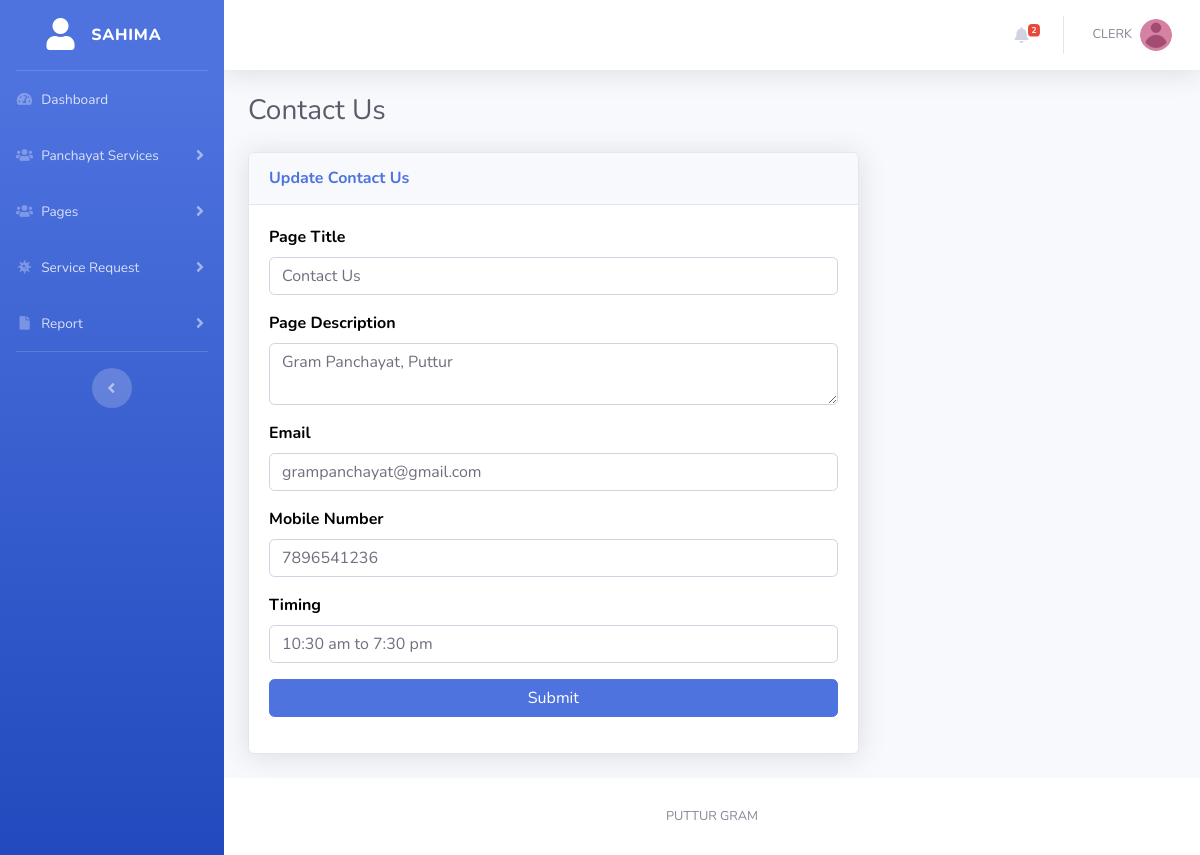
Screenshot of /admin/contact-us.php (signed in) with the database file from the repository.
### tables this page shows
CREATE TABLE `tblpage` (
  `ID` int(10) NOT NULL,
  `PageType` varchar(200) DEFAULT NULL,
  `PageTitle` mediumtext DEFAULT NULL,
  `PageDescription` mediumtext DEFAULT NULL,
  `Email` varchar(200) DEFAULT NULL,
  `MobileNumber` bigint(10) DEFAULT NULL,
  `UpdationDate` date DEFAULT NULL,
  `Timing` varchar(200) NOT NULL
);

### admin/contact-us.php (the view, shortened to what this page needs)
<?php session_start();
include_once('includes/config.php');
if (strlen($_SESSION['aid']==0)) {
  header('location:logout.php');
  } else{
?>
<!DOCTYPE html>
<html lang="en">
<head>
    <link href="vendor/fontawesome-free/css/all.min.css" rel="stylesheet" type="text/css">
    <link href="css/sb-admin-2.min.css" rel="stylesheet">
</head>
<body id="page-top">
    <div id="wrapper">
<?php include_once('includes/sidebar.php');?>
        <div id="content-wrapper" class="d-flex flex-column">
            <div id="content">
          <?php include_once('includes/topbar.php');?>
                <div class="container-fluid">
                    <h1 class="h3 mb-4 text-gray-800">Contact Us</h1>
<form method="post">
    <?php
$query=mysqli_query($con,"select * from tblpage where PageType='contactus'");
$cnt=1;
while($row=mysqli_fetch_array($query)){
?>
  <div class="row">
                        <div class="col-lg-8">
                            <div class="card shadow mb-4">
                                <div class="card-header py-3">
                                    <h6 class="m-0 font-weight-bold text-primary">Update Contact Us</h6>
                                </div>
                                <div class="card-body">
     <div class="form-group">
                            <label>Page Title</label>
                                            <input type="text" class="form-control" id="pagetitle" name="pagetitle" required="true" value="<?php echo $row['PageTitle'];?>">
                                        </div>
                                        <div class="form-group">
                                             <label>Page Description</label>
                                             <textarea class="form-control" name="pagedes" id="pagedes" required="true"><?php echo $row['PageDescription'];?></textarea>
                                        </div>
                                        <div class="form-group">
                            <label>Email</label>
                                            <input type="text" class="form-control" id="email" name="email" required="true" value="<?php echo $row['Email'];?>">
                                        </div>
                                        <div class="form-group">
                            <label>Mobile Number</label>
                                            <input type="text" class="form-control" id="mobnum" name="mobnum" required="true" value="<?php echo $row['MobileNumber'];?>">
                                        </div>
                                        <div class="form-group">
                            <label>Timing</label>
                                            <input type="text" class="form-control" id="timing" name="timing" required="true" value="<?php echo $row['Timing'];?>">
                                        </div>
                                    <?php  $cnt=$cnt+1; } ?>
        <div class="form-group">
                                 <input type="submit" class="btn btn-primary btn-user btn-block" name="submit" id="submit">
                             </div>
                                </div>
                            </div>
                        </div>
                    </div>
</form>
                </div>
            </div>
           <?php include_once('includes/footer.php');?>
        </div>
    </div>
</body>
</html>
<?php } ?>

### admin/includes/topbar.php (shortened to what this page needs)
      <nav class="navbar navbar-expand navbar-light bg-white topbar mb-4 static-top shadow">
            <?php if($_SESSION['aid']):?>
                    <ul class="navbar-nav ml-auto">
<?php $query=mysqli_query($con,"select * from tblrequest where Status is null");
$count=mysqli_num_rows($query);
?>
                        <li class="nav-item dropdown no-arrow mx-1">
                            <a class="nav-link dropdown-toggle" href="#" id="alertsDropdown" role="button"
                                data-toggle="dropdown" aria-haspopup="true" aria-expanded="false">
                                <i class="fas fa-bell fa-fw"></i>
                                <span class="badge badge-danger badge-counter"><?php echo $count;?></span>
                            </a>
                        </li>
                        <li class="nav-item dropdown no-arrow">
                            <a class="nav-link dropdown-toggle" href="#" id="userDropdown" role="button"
                                data-toggle="dropdown" aria-haspopup="true" aria-expanded="false">
                <?php
$adid=$_SESSION['aid'];
$ret1=mysqli_query($con,"select AdminName from tbladmin where ID='$adid'");
while($row1=mysqli_fetch_array($ret1)){
?>
                                <span class="mr-2 d-none d-lg-inline text-gray-600 small"><?php  echo $row1['AdminName'];?></span>
                           <?php } ?>
                                <img class="img-profile rounded-circle"
                                    src="img/image.png">
                            </a>
                        </li>
                    </ul>
                <?php endif;?>
                </nav>

### admin/contact-us.php (style rules this page uses)
label { font-size:16px; font-weight:bold; color:#000; }

### rows the page displays
tblpage: pagetitle "Contact Us", pagedes "Gram Panchayat, Puttur", email "grampanchayat@gmail.com", mobnum "7896541236", timing "10:30 am to 7:30 pm"

### other values shown
$count "2"
$row1['AdminName'] "CLERK"
